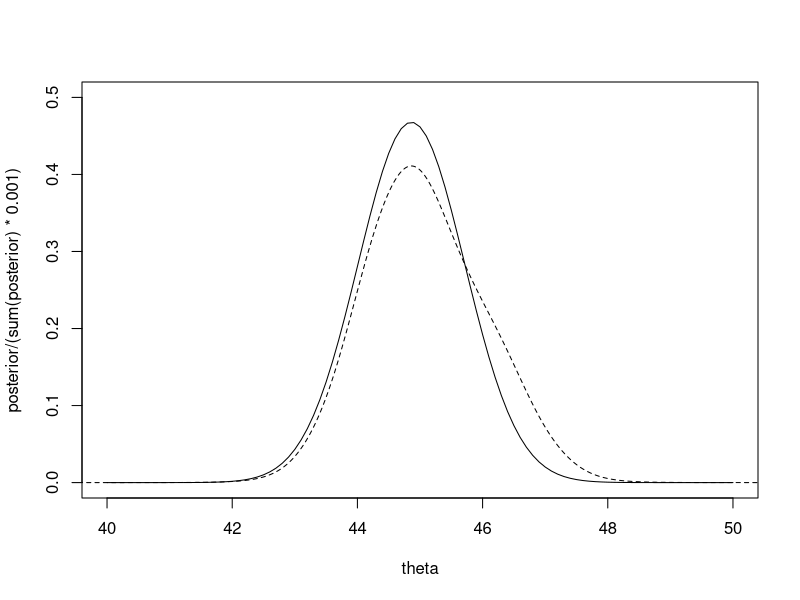

Write R code to recreate this figure.
#problem 4.1 b)
library(stats)
y <- c(43,44,45,46.5,47.5)
first_derivative <- function(theata){
    2 * sum((y - theata) / (1 + (y - theata) ^ 2))
}
mode <- uniroot(first_derivative, lower = -100, upper = 100)[1]
mode <- as.numeric(mode)

# 4.1c


#plot the exact density
theta <- seq(0,100,0.001)
y <- c(43,44,45,46.5,47.5)
posterior <-rep(0, length(theta))
for(i in 1:length(theta)){
    posterior[i] <- prod(dcauchy(y, location = theta[i]))
}
plot(theta, posterior / (sum(posterior) * 0.001), xlim = c(40,50), ylim = c(0,0.5), lty = 2, type = 'l')
curve(dnorm(x, mean = mode, sd = sqrt(1 / 1.37489)), add = T)

